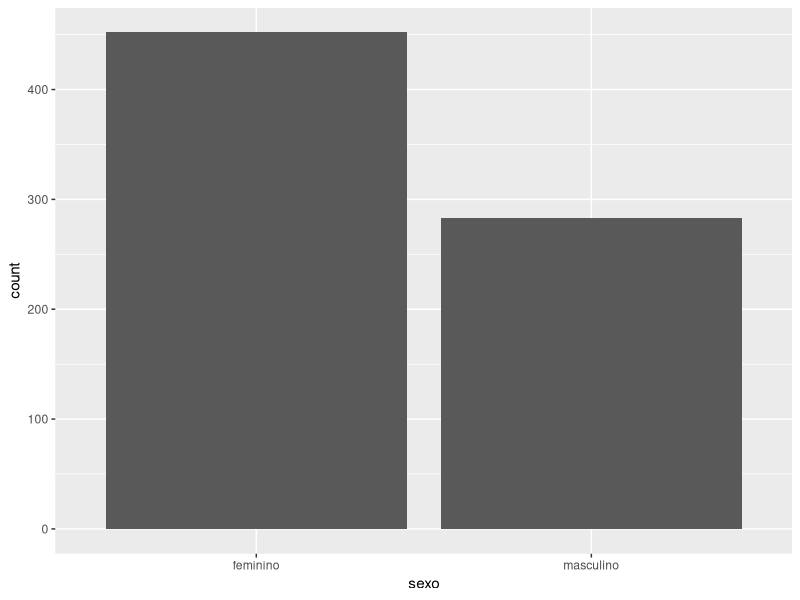
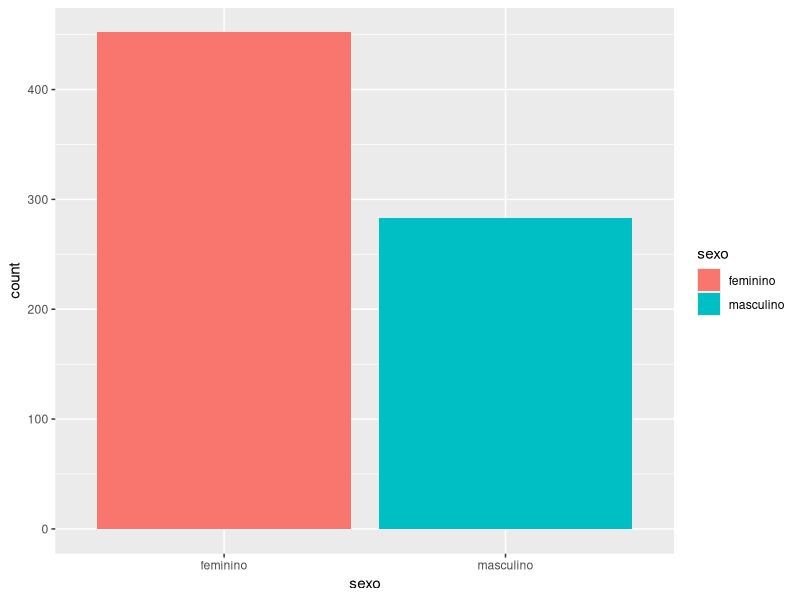
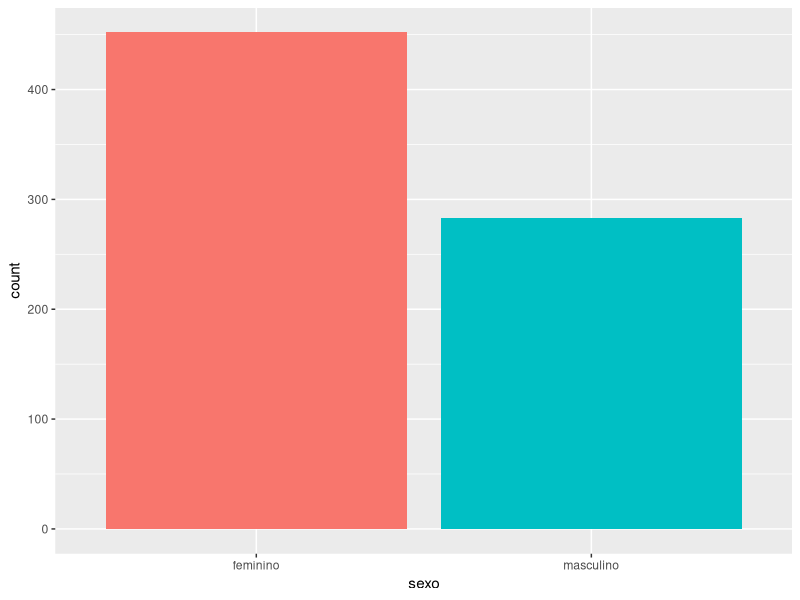
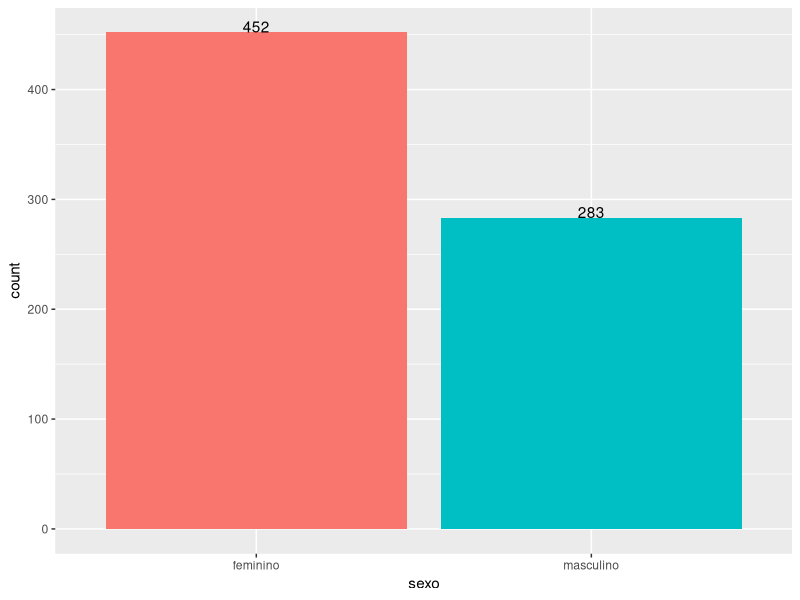
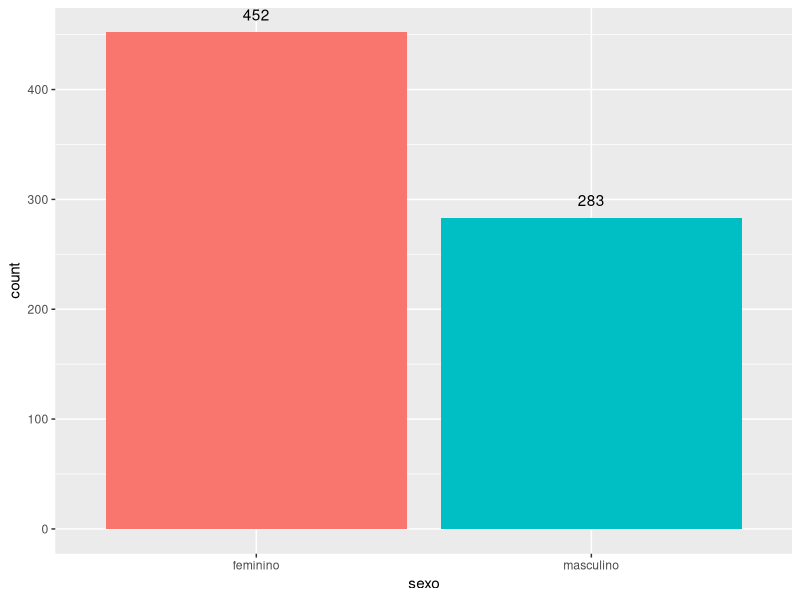
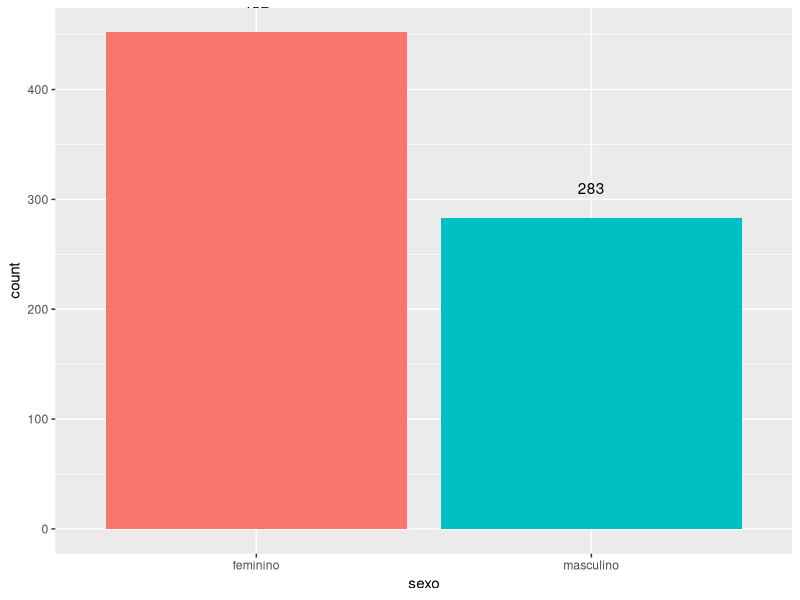
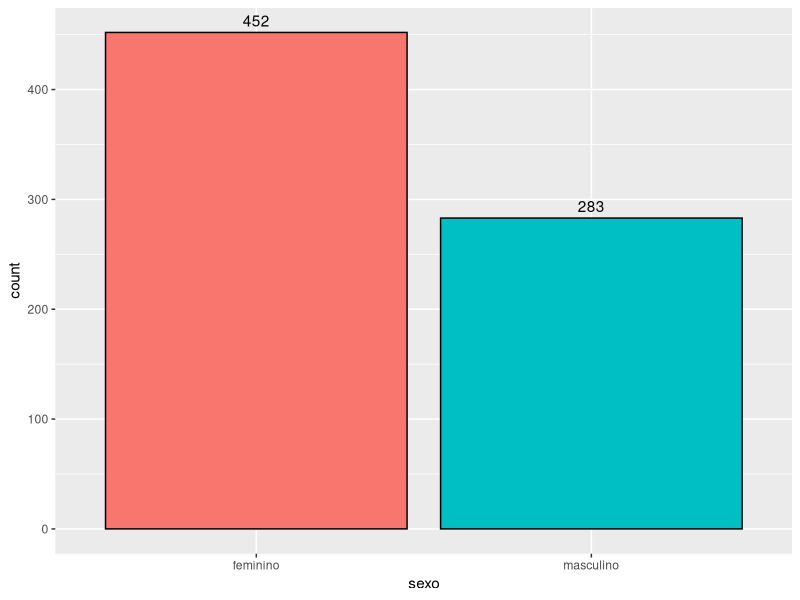
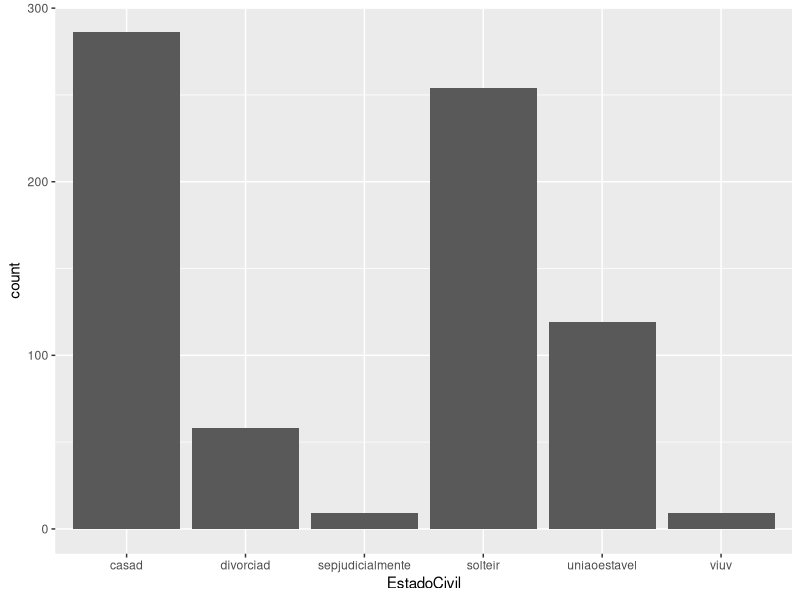

These charts were generated, in order, by the following R code:
## ---- chunk 1
library(dplyr)
## ---- chunk 2
library(magrittr)
## ---- chunk 3
set.seed(100) # serve para que a geração de números aleatórios possa ser reproduzida

# função que divide por 10
div <- function(x){
  return(x/10)
}

# criando o vetor
y <- rnorm(20, 10, 1) # 20 números com média 10 e desvio 1

# calculando a média do vetor
mean(div(y))
## ---- chunk 4
set.seed(100)

# criando o vetor
y <- rnorm(20, 10, 1) # 20 números com média 10 e desvio 1

# calculando a média do vetor
y %>% div() %>% mean()

# se preferir um abaixo do outro:
y %>% 
  div() %>% 
  mean()
## ---- chunk 5
dados <- read.csv("dados.csv", header = TRUE, sep = "")
## ---- chunk 6
# visualizando a tabela - dados
dados[1:10,]
## ---- chunk 7
dados %>% 
  select(DataNascimento)
## ---- chunk 8
select(dados, DataNascimento)
## ---- chunk 9
dados %>% 
  select(sexo, idade)
## ---- chunk 10

## ---- chunk 11
dados %>% 
  select(sexo, idade, carreira, BaseCalculoMensal)
## ---- chunk 12
dados %>% 
  filter(EstadoCivil == "solteir")
## ---- chunk 13

## ---- chunk 14
dados %>% 
  filter(EstadoCivil != "divociad")
## ---- chunk 15
# Filtrando os soteiros e Professores
dados %>% 
  filter(EstadoCivil == "solteir", carreira == "PROFESSOR")
## ---- chunk 16
dados %>% 
  filter(EstadoCivil == "casad", idade > 30)
## ---- chunk 17
dados %>% 
  filter(EstadoCivil == "casad", idade > 30) %>% 
  select(-EstadoCivil)
## ---- chunk 18

## ---- chunk 19
dados %>% 
  filter(EstadoCivil == "casad" | EstadoCivil == "solteir", 
         idade >= 30 & idade <= 40, carreira == "PROFESSOR") %>% 
  select(-carreira)
## ---- chunk 20
dados %>% 
  filter(EstadoCivil == "casad" | EstadoCivil == "solteir",
         idade >= 50 & idade <= 60) %>% 
  select(idade, EstadoCivil, temposervico, BaseCalculoMensal)
## ---- chunk 21

## ---- chunk 22
dados %>% 
  filter(sexo == "feminino", EstadoCivil == "solteir") %>% 
  select(carreira, BaseCalculoMensal)
## ---- chunk 23

## ---- chunk 24
dados %>% 
  filter(EstadoCivil == "divorciad" | EstadoCivil == "sepjudicialmente", idade <= 50) %>% 
  select(sexo, EstadoCivil, carreira, idade, BaseCalculoMensal)

## ---- chunk 25
dados %>% 
  filter(EstadoCivil != "casad", idade > 40) %>% 
  select(sexo, EstadoCivil, carreira, idade, BaseCalculoMensal)
## ---- chunk 26

## ---- chunk 27
dados %>% 
  filter(EstadoCivil == "casad" | EstadoCivil == "uniaoestavel" | EstadoCivil == "solteir", idade > 50, BaseCalculoMensal >= 2000 & BaseCalculoMensal <= 3000) %>% 
  select(sexo, idade, EstadoCivil, carreira, BaseCalculoMensal)
## ---- chunk 28

## ---- chunk 29
dados %>% 
  filter(EstadoCivil == "casad" | EstadoCivil == "uniaoestavel" | EstadoCivil == "solteir", idade > 50, BaseCalculoMensal >= 3000) %>% 
  select(sexo, idade, EstadoCivil, carreira, BaseCalculoMensal)
## ---- chunk 30
dados %>% 
  arrange(idade)
## ---- chunk 31
dados %>% 
  arrange(idade, BaseCalculoMensal)
## ---- chunk 32
dados %>% 
  arrange(desc(idade), BaseCalculoMensal)
## ---- chunk 33

## ---- chunk 34
dados %>% 
  mutate(BaseCalculo6meses = BaseCalculoMensal * 6)
## ---- chunk 35
dados %>% 
  mutate(BaseCalculo6meses = BaseCalculoMensal * 6) %>% 
  select(idade, BaseCalculoMensal, BaseCalculo6meses)
## ---- chunk 36
dados %>% 
  filter(EstadoCivil == "solteir", idade >= 30 & idade <= 50) %>% 
  mutate(BaseCalculo6meses = BaseCalculoMensal * 13) %>% 
  arrange(idade, BaseCalculo6meses) %>% 
  select(sexo, idade, carreira, BaseCalculo6meses)
## ---- chunk 37
dados %>% 
  summarize(media_Base = mean(BaseCalculoMensal))

## ---- chunk 38
dados %>% 
  na.omit() %>% 
  summarize(media_Base = mean(BaseCalculoMensal))
## ---- chunk 39
dados %>% 
  na.omit() %>% 
  group_by(sexo) %>% 
  summarize(media = mean(BaseCalculoMensal))
## ---- chunk 40
dados <- na.omit(dados)
# conferir se tem NA
which(is.na(dados))
## ---- chunk 41
dados %>% 
  group_by(sexo) %>% 
  summarize(quantidade = n(), media = mean(BaseCalculoMensal), desvio_padrao = sd(BaseCalculoMensal))
## ---- chunk 42
dados %>%
  group_by(EstadoCivil) %>% 
  summarize(quantidade = n(), media = mean(BaseCalculoMensal), desvio_padrao = sd(BaseCalculoMensal))
## ---- chunk 43
dados %>% 
  group_by(sexo, EstadoCivil) %>% 
  summarize(quantidade = n(), media = mean(BaseCalculoMensal), desvio_padrao = sd(BaseCalculoMensal))
## ---- chunk 44

## ---- chunk 45
dados %>% 
  group_by(carreira) %>% 
  summarize(quantidade = n(), media = mean(BaseCalculoMensal), desvio_padrao = sd(BaseCalculoMensal))
## ---- chunk 46
carreiras_base <- dados %>% 
  group_by(carreira) %>% 
  summarize(quantidade = n(), media = mean(BaseCalculoMensal), desvio_padrao = sd(BaseCalculoMensal))
## ---- chunk 47

## ---- chunk 48
arrange(carreiras_base, desc(media))
## ---- chunk 49

## ---- chunk 50
dados %>% 
  summarize(quantidade = n(), media_idade = mean(idade), mediana_idade = median(idade), desvio_idade = sd(idade), min_idade = min(idade), max_idade = max(idade))

## ---- chunk 51
dados %>% 
  group_by(sexo) %>% 
  summarize(quantidade = n(), media_idade = mean(idade), mediana_idade = median(idade), desvio_idade = sd(idade), min_idade = min(idade), max_idade = max(idade))
## ---- chunk 52

## ---- chunk 53
dados %>% 
  group_by(sexo) %>% 
  filter(EstadoCivil == "divorciad" | EstadoCivil == "viuv") %>% 
  summarize(quantidade = n(), media_idade = mean(idade), mediana_idade = median(idade), desvio_idade = sd(idade), min_idade = min(idade), max_idade = max(idade))
## ---- chunk 54

## ---- chunk 55
dados %>% 
  group_by(sexo, EstadoCivil) %>% 
  select(sexo, EstadoCivil, idade, BaseCalculoMensal) %>% 
  summarize(n = n(), media_base = mean(BaseCalculoMensal), media_idade = mean(idade), desvio_base = sd(BaseCalculoMensal), desvio_idade = sd(idade)) %>% 
  arrange()
## ---- chunk 56
library(ggplot2)
## ---- chunk 57
base <- read.csv("dados_estatisticas_final.csv", header = TRUE, sep = ",") # ver dados - criou com separador ","
head(base)
## ---- chunk 58
str(base)
## ---- chunk 59
# Vamos visualizar um gráfico de barras par o sexo
ggplot(data = base, mapping = aes(sexo)) + 
  geom_bar()
## ---- chunk 60
# decidi por salvar o código do ggplot() à variável "p"
p <- ggplot(data = base, mapping = aes(x = sexo, fill = sexo)) + 
  geom_bar()

# visualizar
print(p)
## ---- chunk 61
# Se você deseja saber a quantidade de pessoas para cada sexo, use a função table()
table(base$sexo)

# gráfico sem legenda
p <- p + guides(fill = FALSE)
print(p)
## ---- chunk 62
p + geom_text(stat="count", aes(label=..count..), vjust=0)
## ---- chunk 63
# ajustando para negativo, os valores se distanciam do eixo x
p + geom_text(stat="count", aes(label=..count..), vjust=-1)
p + geom_text(stat="count", aes(label=..count..), vjust=-2)
## ---- chunk 64
# adicionando um contorno preto
ggplot(data = base, mapping = aes(x = sexo, fill = sexo)) + 
  geom_bar(colour = "black") + 
  geom_text(stat="count", aes(label = ..count..), vjust=-0.5) +
  guides(fill = FALSE)
## ---- chunk 65
# gráfico de barras para Estado Civil em escala cinza

## ---- chunk 66
# gráfico de barras para Estado Civil colorido

## ---- chunk 67
# gráfico de barras para Estado Civil sem legenda

## ---- chunk 68
# gráfico de barras para Estado Civil sem legenda e com numeração acima das barras

## ---- chunk 69
# gráfico de barras para Estado Civil sem legenda e com numeração acima das barras e com contorno preto

## ---- chunk 70
# Queremos ver agora o gráfico de barras para o estado civil
ggplot(data = base, mapping = aes(x = EstadoCivil)) + 
  geom_bar()

# com cores
ggplot(data = base, mapping = aes(x = EstadoCivil, fill = EstadoCivil)) + 
  geom_bar()

# com cores e sem legenda
ggplot(data = base, mapping = aes(x = EstadoCivil, fill = EstadoCivil)) + 
  geom_bar() + guides(fill = FALSE)

# com os valores em cima das barras e sem legenda
ggplot(data = base, mapping = aes(x = EstadoCivil, fill = EstadoCivil)) + 
  geom_bar() + 
  geom_text(stat = 'count', aes(label = ..count..), vjust=-0.5) + 
  guides(fill = FALSE)

# com os valores em cima das barras e sem legenda e com contorno preto
ggplot(data = base, mapping = aes(x = EstadoCivil, fill = EstadoCivil)) + 
  geom_bar(colour="black") + 
  geom_text(stat = 'count', aes(label = ..count..), vjust=-0.5) + 
  guides(fill = FALSE)
## ---- chunk 71
# criando a variável `b` que representa a quantidade por estado civil. A função count() é da biblioteca dplyr.
b <- base %>%
      count(EstadoCivil)
# mostrando `b`
b

# criando o gráfico de barras para o estado civil ordenando de forma decrescente
ggplot(data = b, mapping = aes(x = reorder(EstadoCivil, -n), y = n, fill = EstadoCivil)) + 
  geom_bar(stat="identity", colour="black") +  
  geom_text(aes(label = n),vjust=-0.5) 
## ---- chunk 72

## ---- chunk 73
ggplot(data = b, mapping = aes(x = reorder(EstadoCivil, n), y = n, fill = EstadoCivil)) + 
  geom_bar(stat="identity", colour="black") +  
  geom_text(aes(label = n),vjust=-0.5) +
  guides(fill=FALSE)
## ---- chunk 74

## ---- chunk 75
# dica: veja quantas pessoas por carreira de forma decrescente: 
base %>% 
  count(carreira) %>% 
  arrange(desc(n))

ggplot(data = base) + 
  geom_bar(mapping = aes(x = carreira, fill = carreira)) +
  guides(fill = FALSE)

## ---- chunk 76

## ---- chunk 77

base_carreiras <- base %>% 
                  filter(carreira == "PROFESSOR" | carreira == "ENFERMEIRO" | 
                         carreira == "MOTORISTA" | carreira == "AG. COM. SAUDE" |
                         carreira == "AGENTE ADM.")
base_carreiras

b2 <- base_carreiras %>% 
        count(carreira)

b2

ggplot(data = b2, mapping = aes(x = reorder(carreira, -n), y = n, fill = carreira)) +
  geom_bar(stat = "identity", colour = "black") +  
  geom_text(aes(label = n),vjust=-0.5) + 
  guides(fill=FALSE)
## ---- chunk 78

## ---- chunk 79
ggplot(data = b2, mapping = aes(x = reorder(carreira, -n), y = n, fill = carreira)) +
  geom_bar(stat = "identity", colour = "black") +  
  geom_text(aes(label = n),vjust=-0.5) + 
  xlab("Profissão") + ylab("Quantidade") + ggtitle("Gráfico de Barras para Profissão") + 
  guides(fill=FALSE)
## ---- chunk 80
ggplot(base, aes(x = idade)) +
  geom_histogram()
## ---- chunk 81
ggplot(base, aes(x = idade)) +
  geom_histogram(bins = 30)
## ---- chunk 82
ggplot(base, aes(x = idade)) +
  geom_histogram(bins = 10)
## ---- chunk 83

## ---- chunk 84

ggplot(base, aes(x = idade)) +
  geom_histogram(bins = 20)

ggplot(base, aes(x = idade)) +
  geom_histogram(bins = 40)

ggplot(base, aes(x = idade)) +
  geom_histogram(bins = 50)

## ---- chunk 85
# vamos usar o argumento fill para preencher a área com a cor e o alpha (entre 0 e 1) para tornar mais transparente

## ---- chunk 86
ggplot(base, aes(x = idade, fill = sexo, color = sexo)) + 
  geom_histogram(bins = 15, alpha=0.5)
## ---- chunk 87
ggplot(base, aes(x = idade, fill = sexo, color = sexo) ) + 
  geom_histogram(bins = 15, alpha=0.6, position="identity") 
## ---- chunk 88


## ---- chunk 89
sol_cas <- base %>% 
  filter(EstadoCivil == "solteir" | EstadoCivil == "casad")

sol_cas %>% 
  group_by(EstadoCivil) %>% 
  summarize(N = n(), BaseCalculoMedia = mean(BaseCalculoMensal), Desvio_padrao = sd(BaseCalculoMensal)) 

ggplot(sol_cas, aes(x = BaseCalculoMensal, fill = EstadoCivil, color = EstadoCivil)) + 
  geom_histogram(bins = 20, alpha=0.6, position="identity") 
## ---- chunk 90
sol_cas_menor_2000 <- base %>% 
  filter(EstadoCivil == "solteir" | EstadoCivil == "casad", BaseCalculoMensal <= 2000)

ggplot(sol_cas_menor_2000, aes(x = BaseCalculoMensal, fill = EstadoCivil, color = EstadoCivil)) + 
  geom_histogram(bins = 20, alpha=0.5, position="identity") 
## ---- chunk 91

## ---- chunk 92
sol_cas_maior_2000 <- base %>% 
  filter(EstadoCivil == "solteir" | EstadoCivil == "casad", BaseCalculoMensal > 2000)


ggplot(sol_cas_maior_2000, aes(x = BaseCalculoMensal, fill = EstadoCivil, color = EstadoCivil)) + 
  geom_histogram(bins = 20, alpha=0.5, position="identity") 
## ---- chunk 93
ggplot(base, aes(x = BaseCalculoMensal, fill = sexo, color = sexo)) +
  geom_histogram()

ggplot(base, aes(x = BaseCalculoMensal, fill = sexo, color = sexo)) +
  geom_histogram(bins = 20, alpha=0.6, position="identity")

## ---- chunk 94

## ---- chunk 95
base2000 <- base %>% 
  filter(BaseCalculoMensal > 3500)

base2000 %>% 
  group_by(sexo) %>% 
  summarize(N = n(), media = mean(BaseCalculoMensal), desvio_padrao = sd(BaseCalculoMensal))

ggplot(base2000, mapping = aes(x = BaseCalculoMensal, fill = sexo, color = sexo)) +
  geom_histogram(bins = 10, alpha=0.5, position="identity")
## ---- chunk 96
ggplot(base) +
  geom_point(aes(x = idade, y = BaseCalculoMensal))
## ---- chunk 97
ggplot(base) +
  geom_point(aes(x = idade, y = BaseCalculoMensal, color = sexo))
## ---- chunk 98
ggplot(base) +
  geom_point(aes(x = idade, y = BaseCalculoMensal, color = EstadoCivil))
## ---- chunk 99
ggplot(base) +
  geom_point(aes(x = idade, y = BaseCalculoMensal, color = carreira))
## ---- chunk 100
base_carreiras <-base %>% 
  filter(carreira == "PROFESSOR" | carreira == "ENFERMEIRO" | carreira == "MOTORISTA" | carreira == "AG. COM. SAÚDE" | carreira == "AGENTE ADM.")

ggplot(base_carreiras) +
  geom_point(aes(x = idade, y = BaseCalculoMensal, color = carreira))
## ---- chunk 101
ggplot(base) +
  geom_boxplot(mapping = aes(x = sexo, y = BaseCalculoMensal))
## ---- chunk 102
ggplot(base) +
  geom_boxplot(mapping = aes(x = EstadoCivil, y = BaseCalculoMensal))
## ---- chunk 103

## ---- chunk 104

ggplot(base) +
  geom_boxplot(mapping = aes(x = EstadoCivil, y = BaseCalculoMensal, color = sexo))
## ---- chunk 105



## ---- chunk 106

maiores_medias <- base %>% 
  group_by(carreira) %>% 
  summarize(n = n(), media = mean(BaseCalculoMensal)) %>% 
  filter(n > 10) %>% 
  arrange(desc(media))

menores_medias <- base %>% 
  group_by(carreira) %>% 
  summarize(n = n(), media = mean(BaseCalculoMensal)) %>% 
  filter(n > 10) %>% 
  arrange(media)

maiores_medias

menores_medias

base_boxplot <- base %>% 
  filter(carreira == "PROFESSORA" | carreira == "PROFESSOR" | carreira == "AGENTE ADM." | carreira == "GARI" | carreira == "AGENTE DE ENDEMIAS" | carreira == "MOTORISTA")

base_boxplot

ggplot(base_boxplot) +
  geom_boxplot(mapping = aes(x = carreira, y = BaseCalculoMensal, color = sexo))

